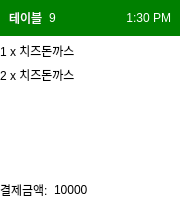
<?xml version="1.0" encoding="UTF-8"?>
<ui version="4.0">
 <class>Form</class>
 <widget class="QWidget" name="Form">
  <property name="geometry">
   <rect>
    <x>0</x>
    <y>0</y>
    <width>180</width>
    <height>200</height>
   </rect>
  </property>
  <property name="sizePolicy">
   <sizepolicy hsizetype="Fixed" vsizetype="Fixed">
    <horstretch>0</horstretch>
    <verstretch>0</verstretch>
   </sizepolicy>
  </property>
  <property name="windowTitle">
   <string>Form</string>
  </property>
  <property name="styleSheet">
   <string notr="true">background-color:white;</string>
  </property>
  <layout class="QVBoxLayout" name="verticalLayout_2">
   <property name="leftMargin">
    <number>0</number>
   </property>
   <property name="topMargin">
    <number>0</number>
   </property>
   <property name="rightMargin">
    <number>0</number>
   </property>
   <property name="bottomMargin">
    <number>0</number>
   </property>
   <item>
    <widget class="QWidget" name="widget" native="true">
     <property name="styleSheet">
      <string notr="true">background-color: green;
color: white;</string>
     </property>
     <layout class="QHBoxLayout" name="horizontalLayout_3">
      <item>
       <layout class="QHBoxLayout" name="horizontalLayout">
        <item>
         <widget class="QLabel" name="label">
          <property name="text">
           <string>테이블</string>
          </property>
         </widget>
        </item>
        <item>
         <widget class="QLabel" name="label_2">
          <property name="sizePolicy">
           <sizepolicy hsizetype="Preferred" vsizetype="Preferred">
            <horstretch>1</horstretch>
            <verstretch>0</verstretch>
           </sizepolicy>
          </property>
          <property name="text">
           <string>9</string>
          </property>
         </widget>
        </item>
       </layout>
      </item>
      <item>
       <widget class="QLabel" name="label_3">
        <property name="font">
         <font>
          <pointsize>9</pointsize>
         </font>
        </property>
        <property name="text">
         <string>1:30 PM</string>
        </property>
        <property name="alignment">
         <set>Qt::AlignRight|Qt::AlignTrailing|Qt::AlignVCenter</set>
        </property>
       </widget>
      </item>
     </layout>
    </widget>
   </item>
   <item>
    <spacer name="verticalSpacer">
     <property name="orientation">
      <enum>Qt::Vertical</enum>
     </property>
     <property name="sizeType">
      <enum>QSizePolicy::Fixed</enum>
     </property>
     <property name="sizeHint" stdset="0">
      <size>
       <width>18</width>
       <height>0</height>
      </size>
     </property>
    </spacer>
   </item>
   <item>
    <layout class="QHBoxLayout" name="horizontalLayout_2">
     <item>
      <layout class="QVBoxLayout" name="verticalLayout">
       <item>
        <widget class="QLabel" name="label_4">
         <property name="text">
          <string>1 x 치즈돈까스</string>
         </property>
        </widget>
       </item>
       <item>
        <widget class="QLabel" name="label_5">
         <property name="text">
          <string>2 x 치즈돈까스</string>
         </property>
        </widget>
       </item>
      </layout>
     </item>
     <item>
      <spacer name="horizontalSpacer_2">
       <property name="orientation">
        <enum>Qt::Horizontal</enum>
       </property>
       <property name="sizeHint" stdset="0">
        <size>
         <width>40</width>
         <height>20</height>
        </size>
       </property>
      </spacer>
     </item>
    </layout>
   </item>
   <item>
    <spacer name="verticalSpacer_2">
     <property name="orientation">
      <enum>Qt::Vertical</enum>
     </property>
     <property name="sizeHint" stdset="0">
      <size>
       <width>13</width>
       <height>44</height>
      </size>
     </property>
    </spacer>
   </item>
   <item>
    <layout class="QHBoxLayout" name="horizontalLayout_5">
     <item>
      <layout class="QHBoxLayout" name="horizontalLayout_4">
       <item>
        <widget class="QLabel" name="label_6">
         <property name="text">
          <string>결제금액:</string>
         </property>
        </widget>
       </item>
       <item>
        <widget class="QLabel" name="label_7">
         <property name="text">
          <string>10000</string>
         </property>
        </widget>
       </item>
      </layout>
     </item>
     <item>
      <spacer name="horizontalSpacer">
       <property name="orientation">
        <enum>Qt::Horizontal</enum>
       </property>
       <property name="sizeHint" stdset="0">
        <size>
         <width>40</width>
         <height>20</height>
        </size>
       </property>
      </spacer>
     </item>
    </layout>
   </item>
  </layout>
 </widget>
 <resources/>
 <connections/>
</ui>
